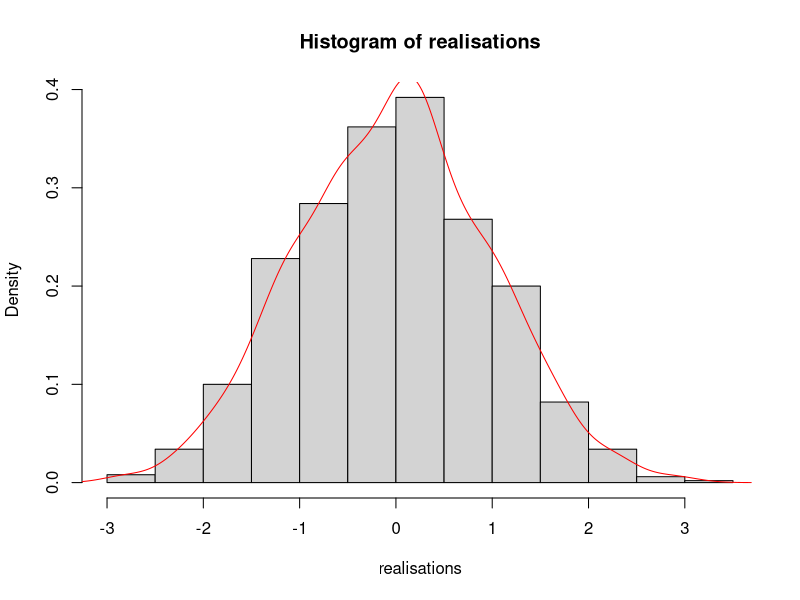
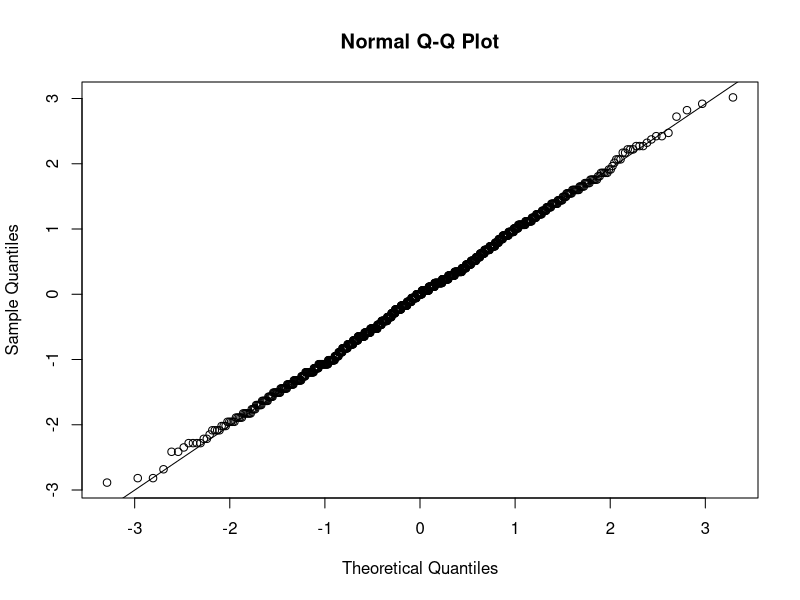
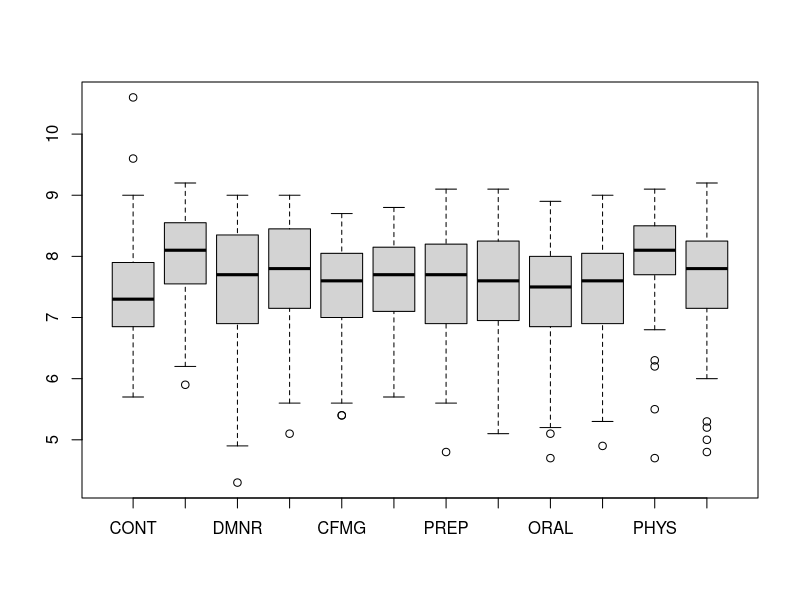
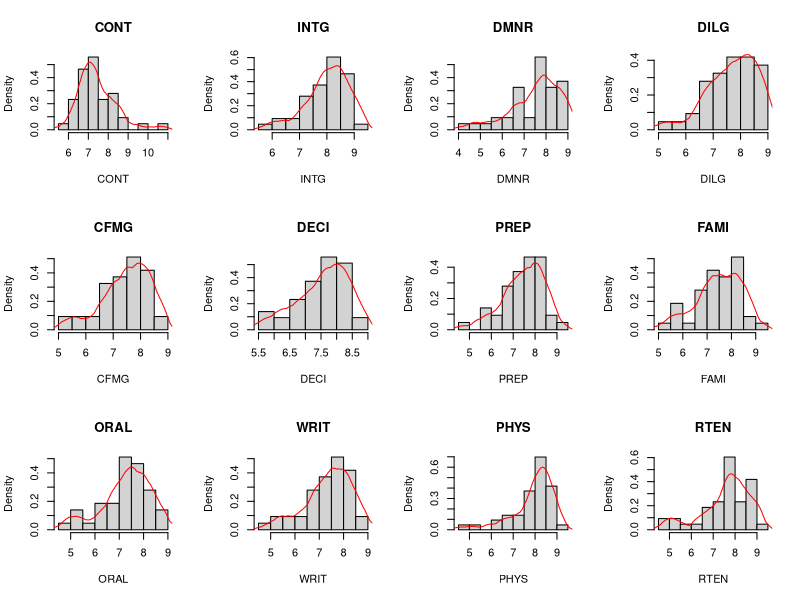
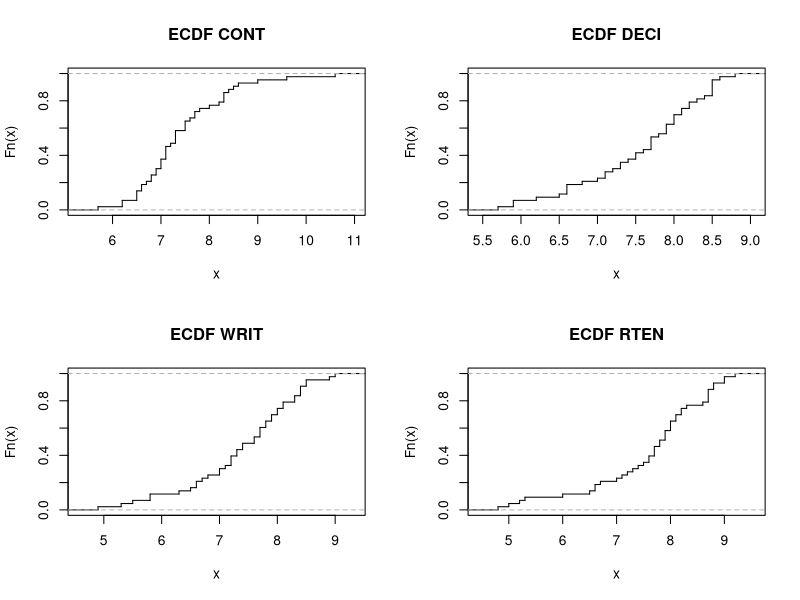
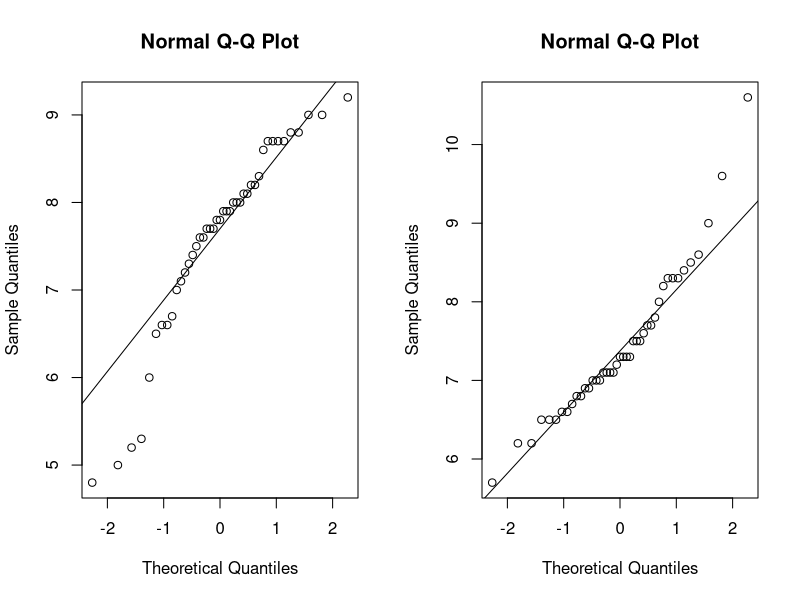
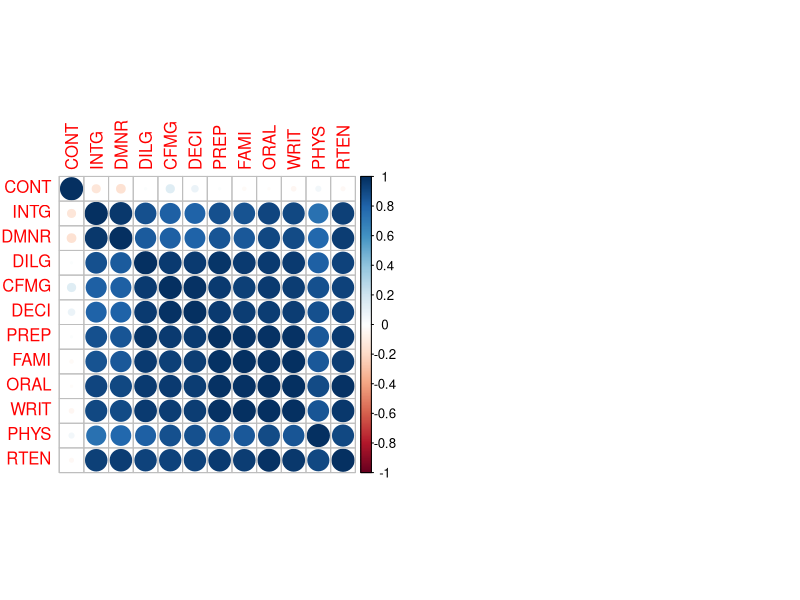
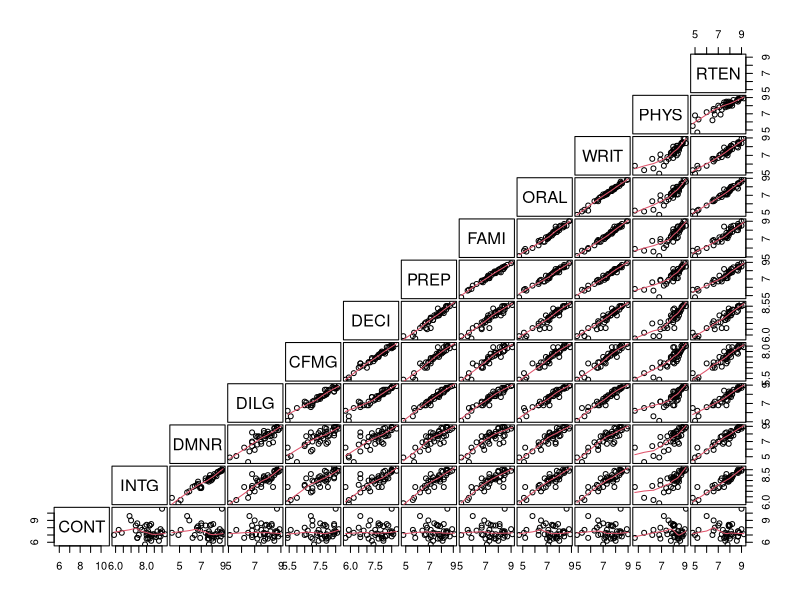

These figures' R source, in order:
## ---- chunk 1
knitr::opts_chunk$set(echo = TRUE)
## ---- chunk 2
estim <- function(x, theta){
  n <- length(x)
  est <- sqrt(n) * (mean(x) - theta) / sqrt(mean(x))
  return(est)
  }
## ---- chunk 3
set.seed(23)
Nattempts = 1e3
nsample = 100
theta = 3

samples <- lapply(1:Nattempts, function(i) rpois(nsample, theta))
realisations <- sapply(samples, function(x) estim(x, theta))

hist(realisations, probability = TRUE)
d = density(realisations, kernel='gaussian')
lines(d, col = 'red')
## ---- chunk 4
qqnorm(realisations)
qqline(realisations)
## ---- chunk 5
data(USJudgeRatings)
## ---- chunk 6
str(USJudgeRatings)
## ---- chunk 7
dim(USJudgeRatings)
## ---- chunk 8
library(knitr)
library(kableExtra)
kable(USJudgeRatings, 'latex', caption = "Ratings of US judges", booktabs = T) %>%
  kable_styling(latex_options = "striped", font_size = 6.5)
## ---- chunk 9
colnames(USJudgeRatings)
## ---- chunk 10
sum(is.na(USJudgeRatings))
## ---- chunk 11
summary(USJudgeRatings)
## ---- chunk 12
Outvals = boxplot(USJudgeRatings)
## ---- chunk 13
cat('The judge with the largest number of contacts of lawyer is judge', 
    rownames(USJudgeRatings)[which.max(USJudgeRatings$CONT)], '\n',
    'with a number of', max(USJudgeRatings$CONT), 'contacts.')
## ---- chunk 14
cat('The judge with the highest rating for worthiness of retention is judge', 
    rownames(USJudgeRatings)[which.max(USJudgeRatings$RTEN)], '\n',
    'with a rating of', max(USJudgeRatings$RTEN))
## ---- chunk 15
USJudgeRatings[which.max(USJudgeRatings$RTEN),]
## ---- chunk 16
cat('The judge with the lowest rating for worthiness of retention is judge', 
    rownames(USJudgeRatings)[which.min(USJudgeRatings$RTEN)], '\n',
    'with a rating of', min(USJudgeRatings$RTEN))
## ---- chunk 17
USJudgeRatings[which.min(USJudgeRatings$RTEN),]
## ---- chunk 18
par(mfrow=c(3,4))
for (var in colnames(USJudgeRatings)) {
  hist(USJudgeRatings[, var], main=var, probability=TRUE, xlab=var)
d = density(USJudgeRatings[, var], kernel = 'o', bw = 0.3)
lines(d, col="red")}
## ---- chunk 19
par(mfrow=c(2,2))
plot(ecdf(USJudgeRatings$CONT), verticals = TRUE, do.points = FALSE, main = "ECDF CONT")
plot(ecdf(USJudgeRatings$DECI), verticals = TRUE, do.points = FALSE, main = "ECDF DECI")
plot(ecdf(USJudgeRatings$WRIT), verticals = TRUE, do.points = FALSE, main = "ECDF WRIT")
plot(ecdf(USJudgeRatings$RTEN), verticals = TRUE, do.points = FALSE, main = "ECDF RTEN")
## ---- chunk 20
par(mfrow=c(1,2))
qqnorm(USJudgeRatings$RTEN)
qqline(USJudgeRatings$RTEN)

qqnorm(USJudgeRatings$CONT)
qqline(USJudgeRatings$CONT)
## ---- chunk 21
round(var(USJudgeRatings), 2)
## ---- chunk 22
round(sqrt(diag(var(USJudgeRatings))),2)
cat('The smallest standard deviation is: ', min(round(sqrt(diag(var(USJudgeRatings))),2)), '\n')
cat('The largest standard deviation is: ', max(round(sqrt(diag(var(USJudgeRatings))),2)))
## ---- chunk 23
round(cor(USJudgeRatings),2)
## ---- chunk 24
library(corrplot)
corrplot(cor(USJudgeRatings))
## ---- chunk 25
pairs(USJudgeRatings, gap=1/5, lower.panel = panel.smooth, upper.panel = NULL, row1attop=FALSE)
## ---- chunk 26
library(psych)
round(skew(USJudgeRatings),2)
## ---- chunk 27
round(kurtosi(USJudgeRatings),2)
## ---- chunk 28
n = 43
alpha = 0.05
moy = mean(USJudgeRatings$RTEN)
t = qt(1-alpha/2, df=n-1)
S = sqrt(sum((USJudgeRatings$RTEN - moy)^2)/(n))
CI = c(moy - (t * S) / (sqrt(n-1)), moy + (t * S) / (sqrt(n-1)))
print(CI)
## ---- chunk 29
n = 43
alpha = 0.05
moy = mean(USJudgeRatings$RTEN)
z = qnorm(1-alpha/2)
S = sqrt(sum((USJudgeRatings$RTEN - moy)^2)/(n))
CI = c(moy - (z * S) / (sqrt(n)), moy + (z * S) / (sqrt(n)))
print(CI)
